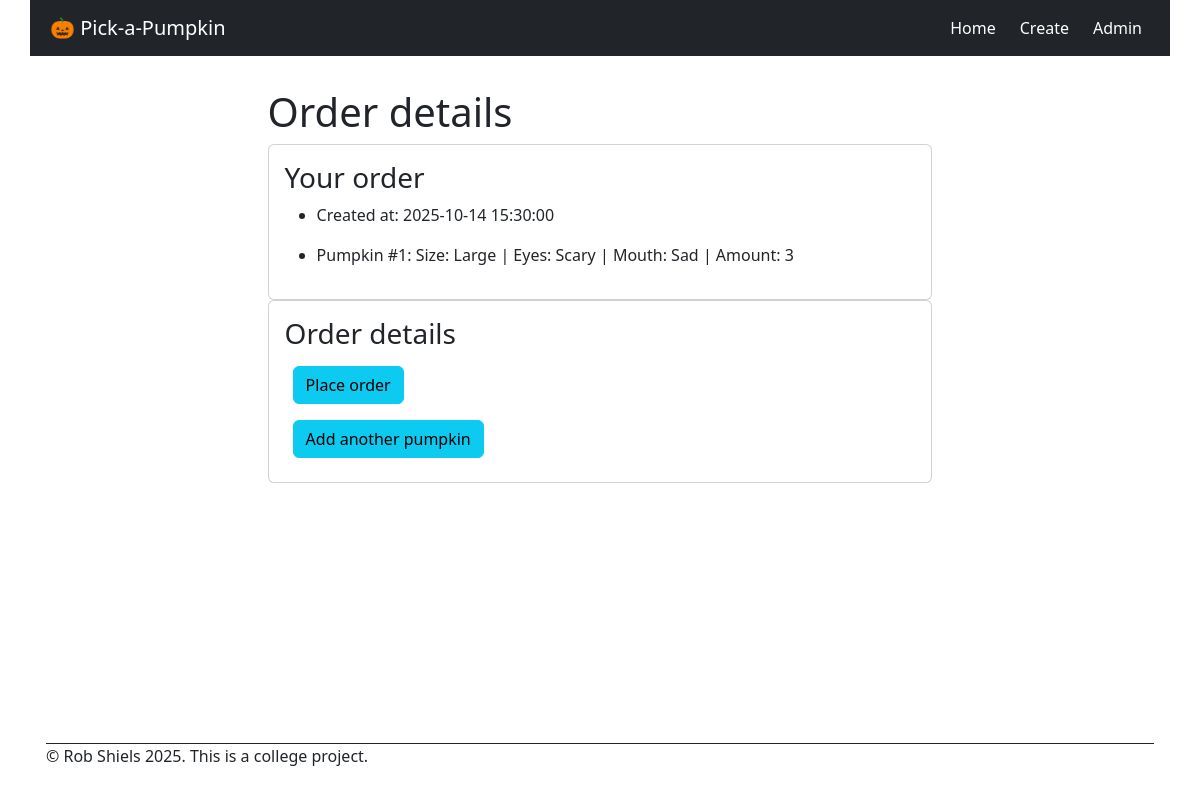
Page /order/1 on the committed database.
### models.py (models this page shows, shortened)
class Order(db.Model):
    __tablename__ = 'order'
    order_id: Mapped[int] = mapped_column(primary_key=True)
    created_at: Mapped[datetime] = mapped_column(nullable=False,  default=lambda: datetime.now(timezone.utc))
    status: Mapped[str] = mapped_column(nullable=True)
    customer_id: Mapped[int] = mapped_column(db.ForeignKey('user.user_id'), nullable=True)
    customer = db.relationship('User', back_populates='orders')
    pumpkins = db.relationship('PumpkinDesign', back_populates='order')  # one-to-many

class PumpkinDesign(db.Model):
    __tablename__ = 'pumpkin_design'
    design_id: Mapped[int] = mapped_column(primary_key=True)
    size: Mapped[str] = mapped_column(nullable=False)
    eyes: Mapped[str] = mapped_column(nullable=False)
    mouth: Mapped[str] = mapped_column(nullable=False)
    amount: Mapped[int] = mapped_column(nullable=False)
    created_at: Mapped[datetime] = mapped_column(nullable=False,  default=lambda: datetime.now(timezone.utc))
    order_id: Mapped[int] = mapped_column(db.ForeignKey('order.order_id'), nullable=True)  # can be null initially
    order = db.relationship('Order', back_populates='pumpkins')

### app.py (the view)
@app.route('/order/<int:order_id>', methods=["GET"])
def order_submit(order_id):
    order = Order.query.get_or_404(order_id)
    return render_template('order.html', order=order)

### templates/order.html
{% extends "base.html" %}
{% block main %}
<div class="title-block">
    <h1>Order details</h1>
</div>
<div class="card">
    <div class="card-body">
        <h3 class="card-title">Your order</h3>
        <ul>
            <li>
                Created at: {{ order.created_at }}
            </li>
        </ul>
        <ul>
            {% for pumpkin in order.pumpkins %}
            <li>
                Pumpkin #{{ loop.index }}:
                Size: {{ pumpkin.size }} |
                Eyes: {{ pumpkin.eyes }} |
                Mouth: {{ pumpkin.mouth }} |
                Amount: {{ pumpkin.amount }}
            </li>
            {% else %}
            <li>No pumpkins found for this order.</li>
            {% endfor %}
        </ul>
    </div>
</div>
<div class="card narrow-card">
    <div class="card-body">
        <h3 class="card-title">Order details</h3>
        <form id="order-form" action="{{url_for('order_action', order_id=order.order_id)}}" method="post">
            <button type="submit" class="btn btn-info m-2">Place order</button>
        </form>
        <form id="add-another-pumpkin" action="{{url_for('add_another_pumpkin', order_id=order.order_id)}}"
            method="get">
            <button type="submit" class="btn btn-info m-2">Add another pumpkin</button>
        </form>
    </div>
</div>
{% endblock %}

### static/css/style.css (style rules this page uses)
* { margin: 0px; padding: 0px; font-size: 16px; }
html { height: 100%; color: white; }
body { margin: 0px; min-height: 100vh; }
@media (min-width: 480px) { body { margin: 0px 24px; max-width: 1140px; margin-left: auto; margin-right: auto; } }
@media (min-width: 480px) { .card { width:60%; } }

### rows in the picture
Order: created_at "2025-10-14 15:30:00"
PumpkinDesign: size "Large", eyes "Scary", mouth "Sad", amount "3"
